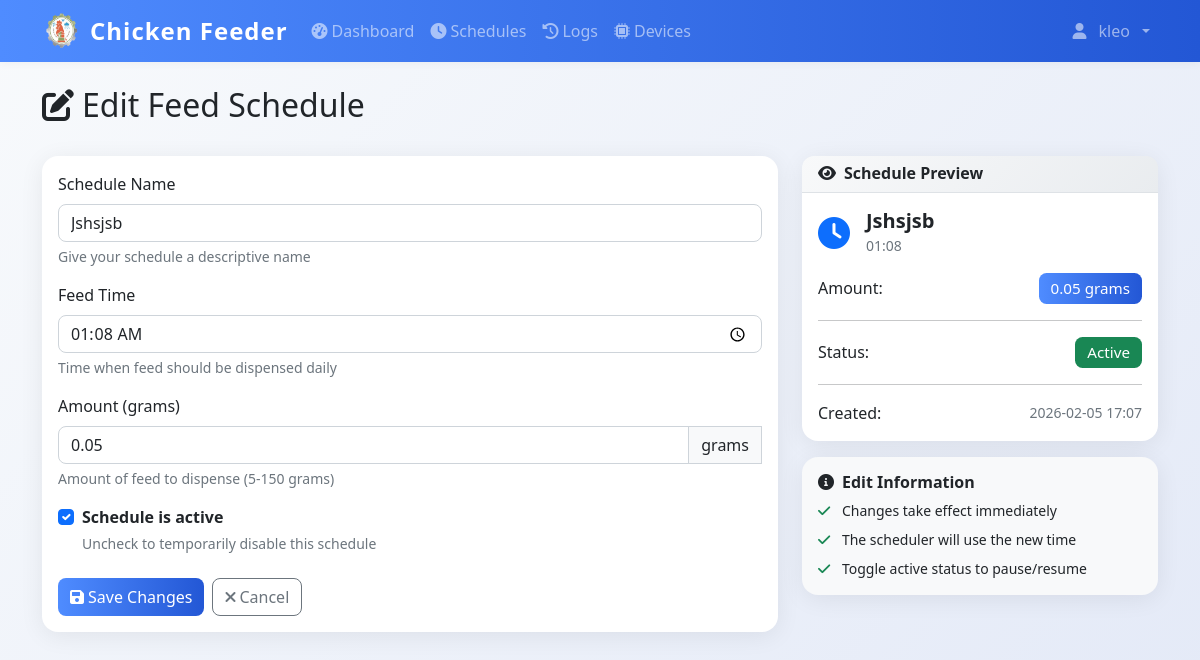
/schedules/2/edit (signed in), run on an earlier commit of the app's database.
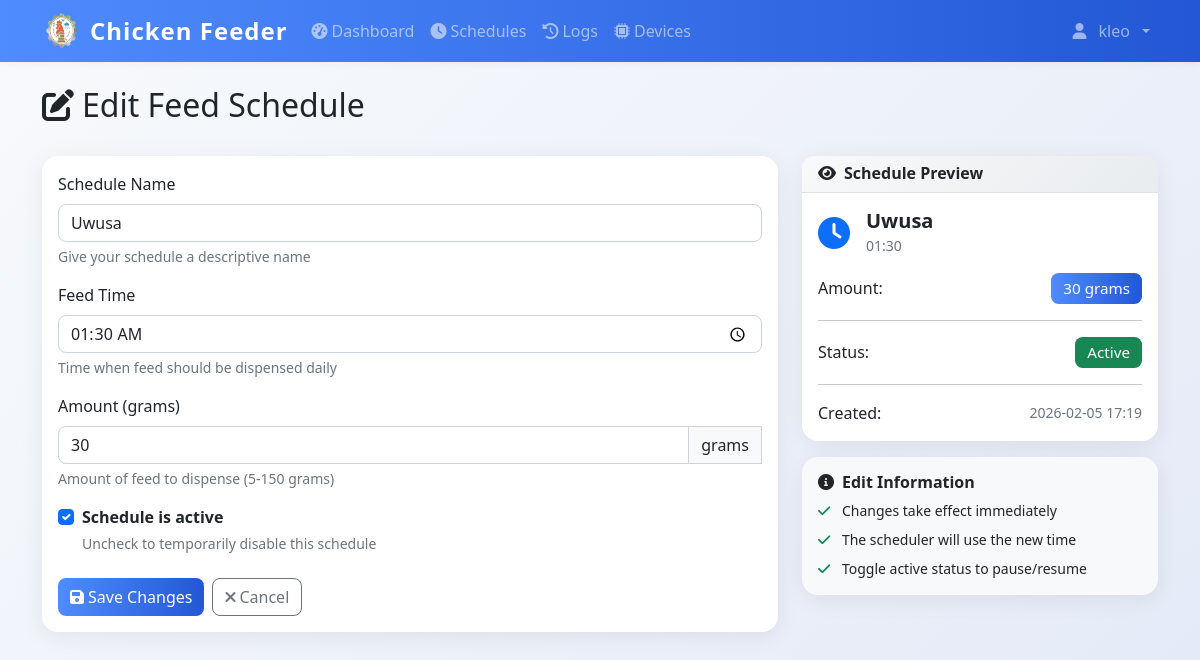
And on a later commit of the database.
### models.py (models this page shows)
class FeedSchedule(db.Model):
    id = db.Column(db.Integer, primary_key=True)
    name = db.Column(db.String(100), nullable=False)
    feed_time = db.Column(db.Time, nullable=False)
    amount_grams = db.Column(db.Integer, nullable=False)
    is_active = db.Column(db.Boolean, default=True)
    created_by = db.Column(db.Integer, db.ForeignKey('user.id'), nullable=False)
    created_at = db.Column(db.DateTime, default=datetime.utcnow)
    user = db.relationship('User', backref=db.backref('schedules', lazy=True))

### app.py (the view, shortened to what this page needs)
@app.route('/schedules/<int:schedule_id>/edit', methods=['GET', 'POST'])
@login_required
def edit_schedule(schedule_id):
    from utils.validators import validate_schedule_name, validate_amount_grams, sanitize_string
    schedule = db.session.get(FeedSchedule, schedule_id)
    if not schedule:
        flash('Schedule not found', 'danger')
        return redirect(url_for('schedules'))
    if schedule.created_by != current_user.id:
        flash('Unauthorized', 'danger')
        return redirect(url_for('schedules'))
    return render_template('edit_schedule.html', schedule=schedule)

### app.py (called while the page is built)
@login_manager.user_loader
def load_user(user_id):
    return db.session.get(User, int(user_id))

@app.context_processor
def inject_datetime():
    return {'datetime': datetime}

@app.before_request
def restrict_admin_from_user_pages():
    if current_user.is_authenticated and getattr(current_user, 'is_admin', False):
        admin_paths = ['/admin', '/admin/', '/admin/dashboard', '/admin/config', '/admin/create', '/admin/feed-ratio']
        if not any(request.path.startswith(p) for p in admin_paths):
            if not request.path.startswith('/static') and not request.path.startswith('/logout'):
                return redirect(url_for('admin.dashboard'))

### templates/edit_schedule.html (shortened to what the changed rows need)
{% extends "base.html" %}
{% block content %}
<div class="container mt-4">
    <div class="row mb-4">
        <div class="col">
            <h1 class="h2">
                <i class="fas fa-edit me-2"></i>Edit Feed Schedule
            </h1>
        </div>
    </div>
    <div class="row">
        <div class="col-lg-8">
            <div class="card">
                <div class="card-body">
                    <form method="POST" id="schedule-form">
                        <div class="mb-3">
                            <label for="name" class="form-label">Schedule Name</label>
                            <input type="text" class="form-control" id="name" name="name"
                                value="{{ schedule.name }}"
                                placeholder="e.g., Morning Feed, Evening Feed" required>
                            <div class="form-text">Give your schedule a descriptive name</div>
                        </div>
                        <div class="mb-3">
                            <label for="feed_time" class="form-label">Feed Time</label>
                            <input type="time" class="form-control" id="feed_time" name="feed_time"
                                value="{{ schedule.feed_time.strftime('%H:%M') }}" required>
                            <div class="form-text">Time when feed should be dispensed daily</div>
                        </div>
                        <div class="mb-3">
                            <div class="input-group">
                                <input type="number" class="form-control" id="amount_grams" name="amount_grams"
                                    min="5" max="150" value="{{ schedule.amount_grams }}" required>
                                <span class="input-group-text">grams</span>
                            </div>
                        </div>
                        <div class="mb-4">
                            <div class="form-check">
                                <input class="form-check-input" type="checkbox" id="is_active" name="is_active"
                                    {% if schedule.is_active %}checked{% endif %}>
                                <label class="form-check-label" for="is_active">
                                    <strong>Schedule is active</strong>
                                </label>
                                <div class="form-text">Uncheck to temporarily disable this schedule</div>
                            </div>
                        </div>
                    </form>
                </div>
            </div>
        </div>
        <div class="col-lg-4">
            <div class="card">
                <div class="card-body">
                    <div class="d-flex align-items-center mb-3">
                        <div>
                            <h5 class="mb-0" id="preview-name">{{ schedule.name }}</h5>
                            <small class="text-muted" id="preview-time">{{ schedule.feed_time.strftime('%H:%M') }}</small>
                        </div>
                    </div>
                    <div class="d-flex justify-content-between align-items-center">
                        <span>Amount:</span>
                        <span class="badge bg-primary" id="preview-amount">{{ schedule.amount_grams }} grams</span>
                    </div>
                    <div class="d-flex justify-content-between align-items-center">
                        <span>Status:</span>
                        <span class="badge {{ 'bg-success' if schedule.is_active else 'bg-secondary' }}" id="preview-status">
                            {{ 'Active' if schedule.is_active else 'Inactive' }}
                        </span>
                    </div>
                    <div class="d-flex justify-content-between align-items-center">
                        <span>Created:</span>
                        <small class="text-muted">{{ schedule.created_at.strftime('%Y-%m-%d %H:%M') }}</small>
                    </div>
                </div>
            </div>
        </div>
    </div>
</div>
{% endblock %}

What changed in the data, as far as the page shows it:
changed FeedSchedule "Active": name "Jshsjsb" → "Uwusa"; feed_time "01:08" → "01:30"; amount_grams "0.05" → "30"; created_at "2026-02-05 17:07" → "2026-02-05 17:19"
